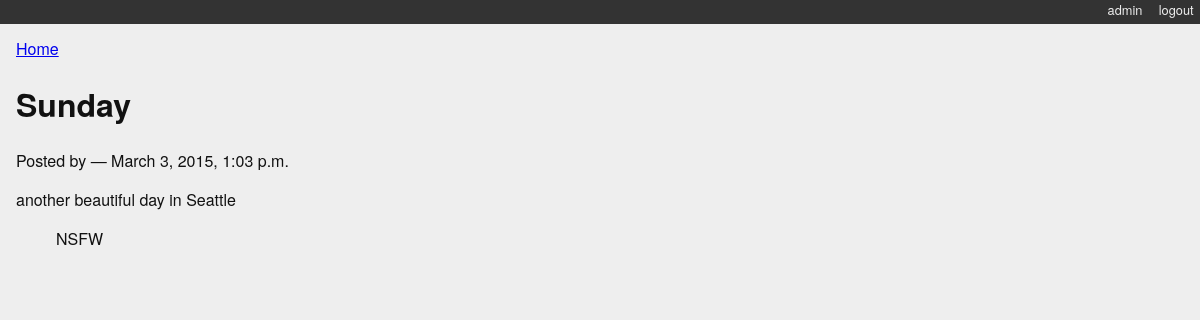
/posts/1/ (signed in), run on the app's committed database.
### myblog/models.py (models this page shows)
class Post(models.Model):
    title = models.CharField(max_length=128)
    text = models.TextField(blank=True)
    author = models.ForeignKey(User)
    created_date = models.DateTimeField(auto_now_add=True)
    modified_date = models.DateTimeField(auto_now=True)
    published_date = models.DateTimeField(blank=True, null=True)
    def __unicode__(self):
        return self.title

class Category(models.Model):
    class Meta:
        verbose_name = 'Categorie'
    name = models.CharField(max_length=128)
    description = models.TextField(blank=True)
    posts = models.ManyToManyField('Post', blank=True, null=True, related_name='categories')
    def __unicode__(self):
        return self.name

### myblog/views.py (the view)
# urls.py: url(r'^posts/(?P<post_id>\d+)/$', 'detail_view', name="blog_detail"),
def detail_view(request, post_id):
    published = Post.objects.exclude(published_date__exact=None)
    try:
        post = published.get(pk=post_id)
    except Post.DoesNotExist:
        raise Http404
    context = {'post': post}
    return render(request, 'detail.html', context)

### myblog/templates/detail.html
{% extends "base.html" %}
{% block content %}
<a class="backlink" href="/">Home</a>
<h1>{{ post }}</h1>
<p class="byline">
  Posted by {{ post.author_name }} &mdash; {{ post.published_date }}
</p>
<div class="post-body">
  {{ post.text }}
</div>
<ul class="categories">
  {% for category in post.categories.all %}
    <li>{{ category }}</li>
  {% endfor %}
</ul>
{% endblock %}

### myblog/static/django_blog.css (style rules this page uses)
body { background-color: #eee; color: #111; font-family: "HelveticaNeue-Light", "Helvetica Neue Light", "Helvetica Neue", Helvetica, Arial, "Lucida Grande", sans-serif; margin:0; padding:0; }
ul.categories { list-style: none; list-style-type: none; }
ul.categories li { display: inline; }

### data on the page
Post: title "Sunday", published_date "March 3, 2015, 1:03 p.m.", text "another beautiful day in Seattle"
Category: name "NSFW"
